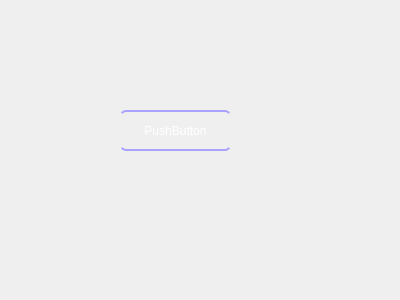
<?xml version="1.0" encoding="UTF-8"?>
<ui version="4.0">
 <class>Artist</class>
 <widget class="QDialog" name="Artist">
  <property name="geometry">
   <rect>
    <x>0</x>
    <y>0</y>
    <width>400</width>
    <height>300</height>
   </rect>
  </property>
  <property name="windowTitle">
   <string>Dialog</string>
  </property>
  <widget class="QPushButton" name="pushButton">
   <property name="geometry">
    <rect>
     <x>120</x>
     <y>110</y>
     <width>111</width>
     <height>41</height>
    </rect>
   </property>
   <property name="styleSheet">
    <string notr="true">  display: inline-block;
  color: white;
  text-decoration: none;
  padding: .5em 2em;
  outline: none;
  border-width: 2px 0;
  border-style: solid none;
  border-color: rgb(170, 162, 255);
  border-radius: 6px;
  background: linear-gradient(rgb(135, 147, 255)) rgb(119, 151, 255);
  transition: 0.2s;</string>
   </property>
   <property name="text">
    <string>PushButton</string>
   </property>
  </widget>
 </widget>
 <resources/>
 <connections/>
</ui>
